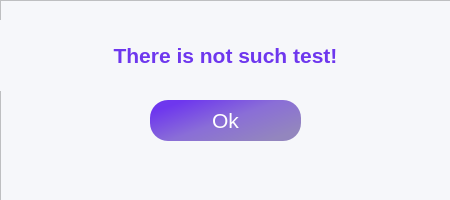
<?xml version="1.0" encoding="UTF-8"?>
<ui version="4.0">
 <class>Form</class>
 <widget class="QWidget" name="Form">
  <property name="geometry">
   <rect>
    <x>0</x>
    <y>0</y>
    <width>450</width>
    <height>200</height>
   </rect>
  </property>
  <property name="windowTitle">
   <string>Form</string>
  </property>
  <widget class="QFrame" name="frame">
   <property name="geometry">
    <rect>
     <x>0</x>
     <y>0</y>
     <width>451</width>
     <height>201</height>
    </rect>
   </property>
   <property name="styleSheet">
    <string notr="true">background-color: rgb(246, 247, 250);
color: rgb(110, 55, 238);
font: 16pt &quot;.AppleSystemUIFont&quot;;
color: rgb(139, 140, 166);</string>
   </property>
   <property name="frameShape">
    <enum>QFrame::StyledPanel</enum>
   </property>
   <property name="frameShadow">
    <enum>QFrame::Raised</enum>
   </property>
   <widget class="QLabel" name="label">
    <property name="geometry">
     <rect>
      <x>0</x>
      <y>20</y>
      <width>451</width>
      <height>71</height>
     </rect>
    </property>
    <property name="font">
     <font>
      <family>.AppleSystemUIFont</family>
      <pointsize>16</pointsize>
      <weight>50</weight>
      <italic>false</italic>
      <bold>false</bold>
     </font>
    </property>
    <property name="styleSheet">
     <string notr="true">color: rgb(110, 55, 238);</string>
    </property>
    <property name="text">
     <string>&lt;html&gt;&lt;head/&gt;&lt;body&gt;&lt;p&gt;&lt;span style=&quot; font-weight:600;&quot;&gt;There is not such test!&lt;/span&gt;&lt;/p&gt;&lt;/body&gt;&lt;/html&gt;</string>
    </property>
    <property name="alignment">
     <set>Qt::AlignCenter</set>
    </property>
   </widget>
   <widget class="QPushButton" name="pushButton">
    <property name="geometry">
     <rect>
      <x>150</x>
      <y>100</y>
      <width>151</width>
      <height>41</height>
     </rect>
    </property>
    <property name="font">
     <font>
      <family>.AppleSystemUIFont</family>
      <pointsize>16</pointsize>
      <weight>50</weight>
      <italic>false</italic>
      <bold>false</bold>
     </font>
    </property>
    <property name="styleSheet">
     <string notr="true">background-color: qlineargradient(spread:pad, x1:0.07, y1:0.227364, x2:0.895, y2:0.847, stop:0 rgba(110, 55, 238, 255), stop:0.487562 rgba(138, 110, 215, 255), stop:1 rgba(147, 134, 190, 255));
border-radius: 18px;
color: rgb(255, 255, 255);</string>
    </property>
    <property name="text">
     <string>Ok</string>
    </property>
   </widget>
  </widget>
 </widget>
 <resources/>
 <connections/>
</ui>
